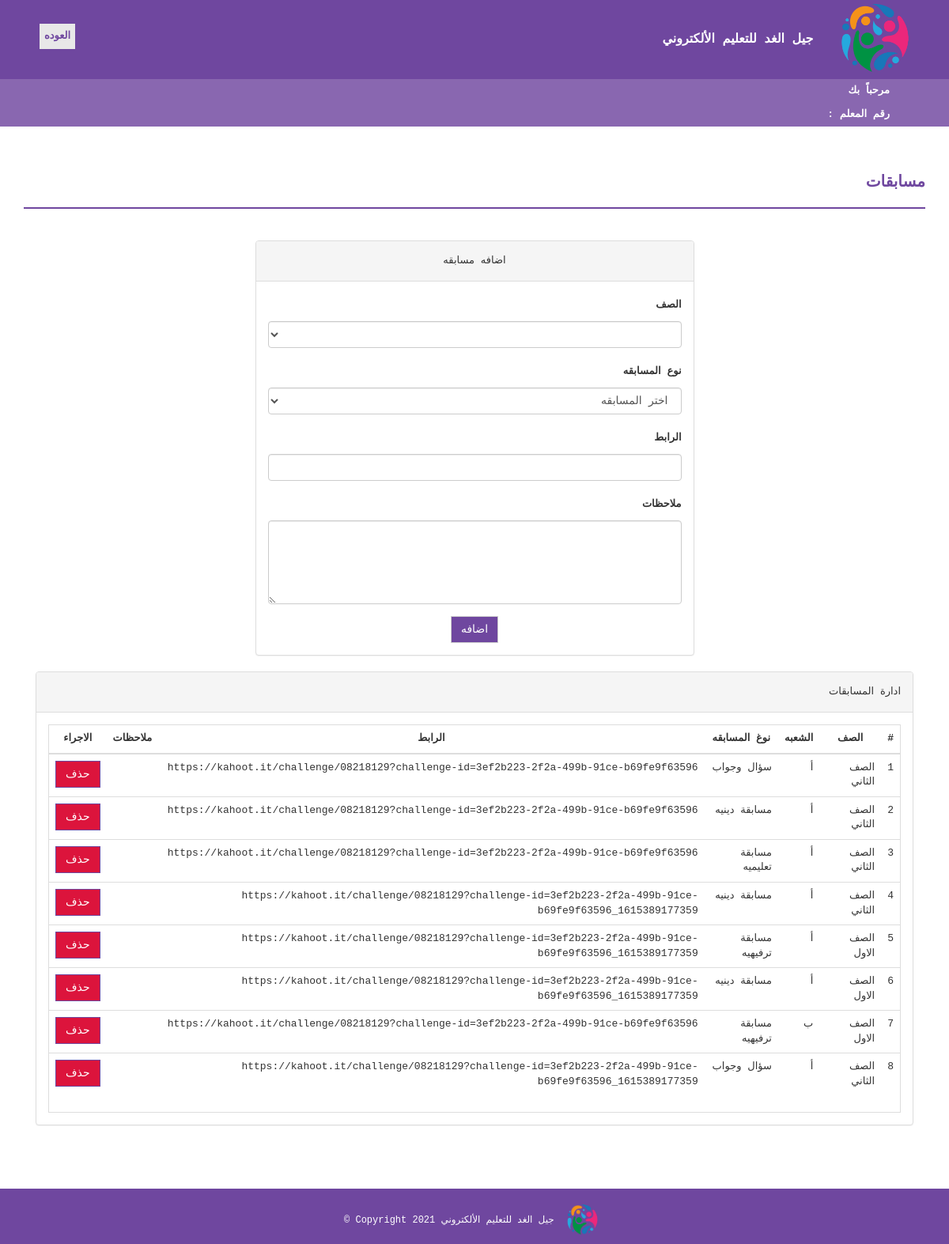
The page /teacher/competition.php (signed in) on the database its author committed.
### tables this page shows
CREATE TABLE `competition` (
  `id` int(11) NOT NULL,
  `class` varchar(15) NOT NULL,
  `compName` varchar(50) NOT NULL,
  `link` varchar(100) NOT NULL,
  `details` varchar(200) NOT NULL
);

CREATE TABLE `course` (
  `id` int(11) NOT NULL,
  `className` varchar(50) DEFAULT NULL,
  `numOfSection` varchar(10) DEFAULT NULL,
  `creationDate` timestamp NULL DEFAULT current_timestamp(),
  `updationDate` varchar(255) DEFAULT NULL
);

### teacher/competition.php (the view, shortened to what this page needs)
<?php
include('includes/config.php');
if(strlen($_SESSION['login'])==0)
    {
header('location:index.php');
}
else{
?>
<!DOCTYPE html>
<html xmlns="http://www.w3.org/1999/xhtml">
<head>
    <link href="assets/css/bootstrap.css" rel="stylesheet" />
    <link href="assets/css/font-awesome.css" rel="stylesheet" />
    <link href="assets/css/style.css" rel="stylesheet" />
</head>
<body  style="font-family:Courier New;  margin:0; ">
<?php include('includes/header.php');?>
<a href="home.php"><b><button  style="position: absolute;
  left: 50px; top:30px; color:#6F479F; border: none; background-color:#e8e8e8;">العوده</button></b></a>
<div class="content-wrapper">
        <div class="container">
              <div class="row">
                    <div class="col-md-12">
                        <h1 class="page-head-line">مسابقات  </h1>
                    </div>
                </div>
                <div class="row" >
                  <div class="col-md-3"></div>
                    <div class="col-md-6">
                        <div class="panel panel-default">
                        <div  class="panel-heading" align="center">
                           اضافه مسابقه
                        </div>
    <div class="panel-body">
    <form  method="post" enctype="multipart/form-data">
    <div  class="form-group" align="right" >
			<label for="class">الصف</label>
            <select  id="class" name="class"  class="form-control">
        </select>
</div>
  <div class="form-group" align="right">
    <label for="coursecode" align="right">نوع المسابقه</label>
	<select class="form-control" id="compName" name="compName" required>
     <option value="" disabled selected hidden>اختر المسابقه </option>
	</select>
    </div>
    <div class="form-group" align="right">
    <label for="coursename" align="right">الرابط</label>
   <input type="text" class="form-control" id="link" name="link" placeholder="" required>
  </div>
  <div  class="form-group" align="right" >
			<label for="details">ملاحظات</label> <br/>
         <textarea  type="text" id="details" name="details"class="form" rows="5" cols="50"></textarea></div>
  <div  align="center">
 <button type="submit" name="submit" class="btn btn-default" style="background-color:#6F479F; color:#fff;" >اضافه</button> </div>
</form>
 </div>
 </div> </div>
 </div>
 <div class="col-md-12">
                    <div class="panel panel-default">
                        <div class="panel-heading">
                            ادارة المسابقات
                        </div>
                        <div class="panel-body">
                            <div class="table-responsive table-bordered">
                                <table class="table">
                                    <thead >
                                        <tr style="text_align:right">
                                            <th style="text-align:center">#</th>
                                            <th style="text-align:center"> الصف</th>
                                            <th style="text-align:center"> الشعبه</th>
                                            <th style="text-align:center">نوغ المسابقه</th>
                                            <th style="text-align:center">الرابط</th>
                                            <th style="text-align:center">ملاحظات</th>
											<th style="text-align:center">الاجراء</th>
                                        </tr>
                                    </thead>
                                    <tbody>
<?php
$sql=mysqli_query($con,"select * from competition");
$cnt=1;
while($row=mysqli_fetch_array($sql))
{ $class1=$row['class'];
  $cl= mysqli_query($con,"select className from course where id = '$class1'");
  $class= mysqli_fetch_array($cl);
  $sec=mysqli_query($con,"select numOfSection from course where id = '$class1'");
  $section= mysqli_fetch_array($sec);
?>
                                          <tr>
                                            <td><?php echo $cnt;?></td>
                                            <td><?php echo htmlentities($class['className']);?></td>
                                            <td><?php echo htmlentities($section['numOfSection']);?></td>
                                            <td><?php echo htmlentities($row['compName']);?></td>
                                            <td><?php echo htmlentities($row['link']);?></td>
                                            <td style="text-align:center"><?php echo htmlentities($row['details']);?></td>
                                            <td>
<a href="competition.php?id=<?php echo $row['id']?>&del=delete" onClick="return confirm('هل أنت متأكد أنك تريد حذف؟')">
                                            <button class="btn btn-danger" style="background-color:#DC143C">حذف</button>
</a>
                                            </td>
                                        </tr>
<?php
$cnt++;
} ?>
                                    </tbody>
                                </table>
                            </div>
                        </div>
                    </div>
                </div>
            </div>
 </div>
 <?php include('includes/footer.php');?>
</body>
</html>
<?php
}
 ?>

### teacher/assets/css/style.css (style rules this page uses)
.content-wrapper { margin-top: 40px; min-height: 600px; padding-bottom: 60px; }
.page-head-line { font-weight: 900; padding-bottom: 20px; border-bottom: 2px solid #6F479F; text-transform: uppercase; color: #6F479F; font-size: 20px; margin-bottom: 40px; }
.btn { border-radius: 0px; -webkit-border-radius: 0px; -moz-border-radius: 0px; }

### teacher/competition.php (style rules this page uses)
.form { text-align:right; display: block; width: 100%; height: 200px; font-size: 14px; line-height: 1.42857143; color: #555; background-color: #fff; background-image: none; border: 1px solid #ccc; border-radius: 4px; -webkit-box-shadow: inset 0 1px 1px rgba(0, 0, 0, .075); box-shadow: inset 0 1px 1px rgba(0, 0, 0, .075); -webkit-transition: border-color ease-in-out .15s, -webkit-box-shadow ease-in-out .15s; -o-transition: border-color ease-in-out .15s, box-shadow ease-in-out .15s; transition: border-color ease-in-out .15s, box-shadow ease-in-out .15s; }
textarea.form { height: auto; }

### rows shown on the page
competition: course.className "الصف الثاني", course.numOfSection "أ", compName "سؤال وجواب", link "https://kahoot.it/challenge/08218129?challenge-id=3ef2b223-2f2a-499b-91ce-b69fe9f63596"
competition: course.className "الصف الثاني", course.numOfSection "أ", compName "مسابقة دينيه", link "https://kahoot.it/challenge/08218129?challenge-id=3ef2b223-2f2a-499b-91ce-b69fe9f63596"
competition: course.className "الصف الثاني", course.numOfSection "أ", compName "مسابقة تعليميه", link "https://kahoot.it/challenge/08218129?challenge-id=3ef2b223-2f2a-499b-91ce-b69fe9f63596"
competition: course.className "الصف الثاني", course.numOfSection "أ", compName "مسابقة دينيه", link "https://kahoot.it/challenge/08218129?challenge-id=3ef2b223-2f2a-499b-91ce-b69fe9f63596_1615389177359"
competition: course.className "الصف الاول", course.numOfSection "أ", compName "مسابقة ترفيهيه", link "https://kahoot.it/challenge/08218129?challenge-id=3ef2b223-2f2a-499b-91ce-b69fe9f63596_1615389177359"
competition: course.className "الصف الاول", course.numOfSection "أ", compName "مسابقة دينيه", link "https://kahoot.it/challenge/08218129?challenge-id=3ef2b223-2f2a-499b-91ce-b69fe9f63596_1615389177359"
competition: course.className "الصف الاول", course.numOfSection "ب", compName "مسابقة ترفيهيه", link "https://kahoot.it/challenge/08218129?challenge-id=3ef2b223-2f2a-499b-91ce-b69fe9f63596"
competition: course.className "الصف الثاني", course.numOfSection "أ", compName "سؤال وجواب", link "https://kahoot.it/challenge/08218129?challenge-id=3ef2b223-2f2a-499b-91ce-b69fe9f63596_1615389177359"
